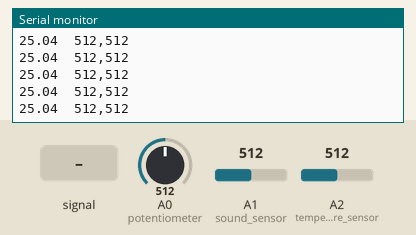
A sketch run on a simulated Arduino Uno, built with avr-gcc and run on an emulated ATmega328P. Shown: the last lines printed to the serial monitor. The inputs (shaded band) are chosen by the test bench; at power-on: A0 (potentiometer) = 512, A1 (sound_sensor) = 512, A2 (temperature_sensor) = 512.

Above: at 1.2 s.
1.3 s: A1 (sound_sensor) fed a 200 Hz sine of ±81 counts around its level
At 1.32 s:
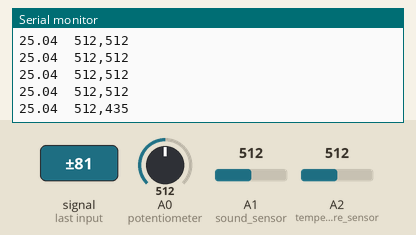
2.8 s: A0 (potentiometer) set to 716
At 2.84 s:
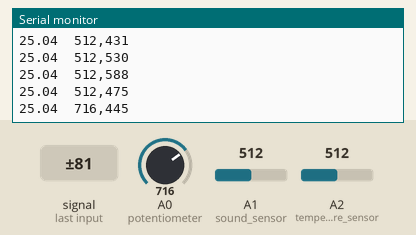
4.3 s: A1 (sound_sensor) set to 716
At 4.36 s:
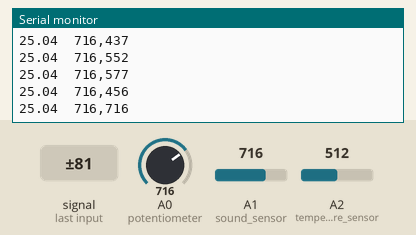
7.3 s: A2 (temperature_sensor) set to 716
At 7.3 s:
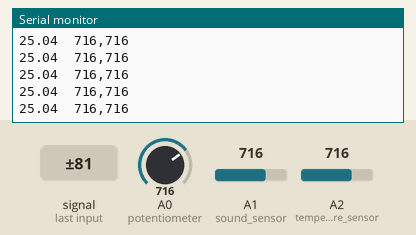
8.8 s: A1 (sound_sensor) fed a 1000 Hz sine of ±255 counts around its level
At 8.82 s:
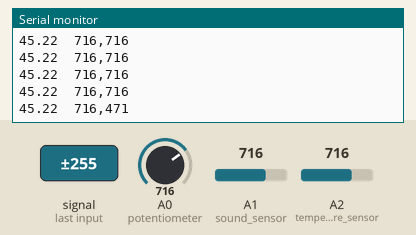
10.3 s: A0 (potentiometer) set to 900
At 10.34 s:
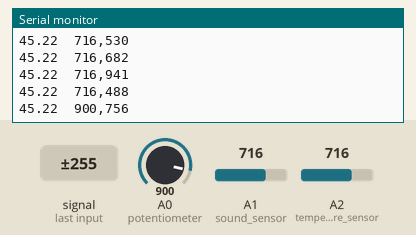
Timing chart, 0 to 12.8 s (numbered marks = the images above; inputs shaded):
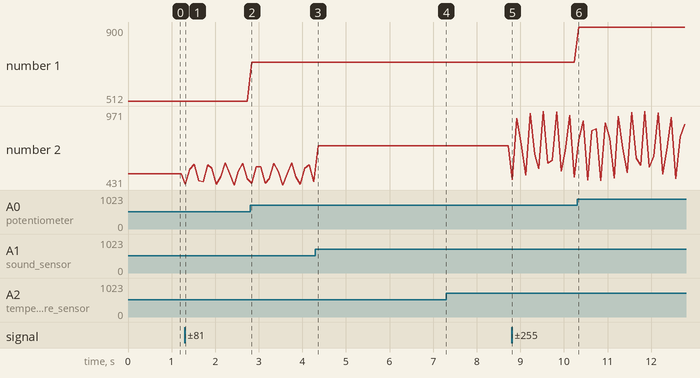

Measured:
- after the input at 1.3 s, the serial monitor: prints a new line at once (image 1)
- after the input at 2.8 s, the serial monitor: prints a new line at once (image 2)
- after the input at 4.3 s, the serial monitor: prints a new line after 0.06 s (image 3)
- after the input at 8.8 s, the serial monitor: prints a new line at once (image 5)
- after the input at 10.3 s, the serial monitor: prints a new line at once (image 6)
- plotted number 1: 512 → 716 after the input at 2.8 s, 716 → 900 after the input at 10.3 s
- plotted number 2: 512 → 475 after the input at 1.3 s, 716 → 488 after the input at 8.8 s

The sketch:

MultipleValuesFromArduinoToProcessing_A.ino
```cpp
// Declare potentiometer on Analog pin A0
int potentiometer = A0;
// Declare sound sensor on Analog pin A1
int sound_sensor = A1;
// Declare temperature sensor on Analog pin A2
int temperature_sensor = A2;

// We'll need this variables to calculate the temperature in Celcius
float temperature;
int B=3975;// B value of the thermistor - we got this from the documentation
float resistance;


void setup() {
  // put your setup code here, to run once:
  // Start a serial connection with a baud rate of 9600
  Serial.begin(9600);

  // Set the sensor pins to be inputs
  pinMode(potentiometer, INPUT);
  pinMode(sound_sensor, INPUT);
  pinMode(temperature_sensor, INPUT);
}

void loop() {
  // put your main code here, to run repeatedly:

  // This chunk we've just lifted off the Grove_Temperature_Sensor example
  // Read the value of the temperaure sensor and assign it to a variable called 'val'
  int val = analogRead(temperature_sensor);                    // get analog value
  // No need trying to figure this out on your own, they already did the work :)
  resistance = (float)(1023-val)*10000/val;                      // get resistance
  temperature = 1/(log(resistance/10000)/B+1/298.15)-273.15;     // calc temperature

  // Convert the temperature value to integer and send it via a serial port
  Serial.print(temperature);
  // Send a comma for separation
  Serial.print("\t");

  // Read the value of the potentiometer and assign it to a variable called 'val'
  val = analogRead(potentiometer);
  // Send the 'val' containing the read value
  Serial.print(val);
  // Send a comma for separation
  Serial.print(",");

  // Read the value of the sound sensor and assign it to a variable called 'val'
  val = analogRead(sound_sensor);
  // Send the 'val' containing the read value using println which adds the End-Of-Line character to signify the end of transmission
  Serial.println(val);
  // We'll read those values in Processing in the same order in which we sent them

  // Take a breather for 100 milliseconds
  delay(100);
}
```
